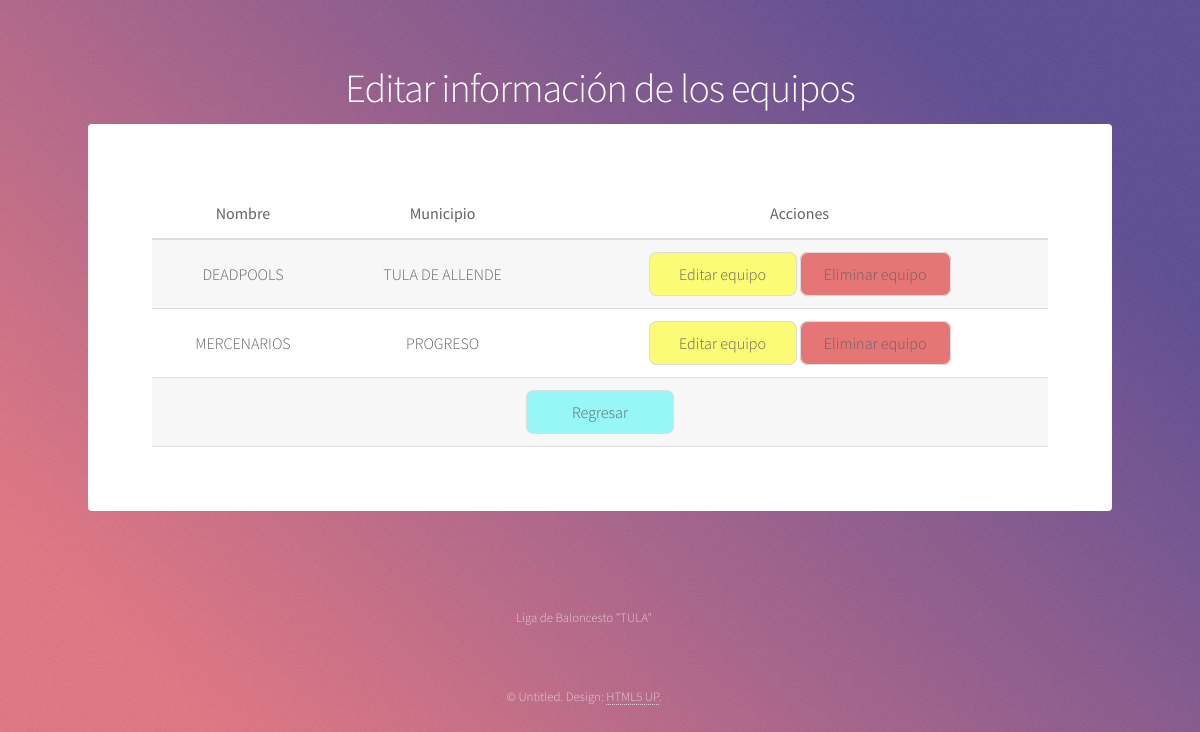
Screenshot of /editar-equipo.php with the database file from the repository.
### tables this page shows
CREATE TABLE equipos (nombre_equipo STRING, municpio_equipo STRING, nombre_encargado STRING, telefono_equipo STRING);

### editar-equipo.php (the view, shortened to what this page needs)
<!DOCTYPE HTML>
<html>
	<head>
		<link rel="stylesheet" href="assets/css/main.css" />
	</head>
	<body class="is-preload">
			<div id="wrapper">
					<header id="header">
						<h1>Editar información de los equipos</h1>
					</header>
					<div id="main">
							<section id="content" class="main">
								<table>
										<thead>
											<td><b><center>Nombre</b></th>
											<td><b><center>Municipio</b></th>
											<td  colspan="2"><b><center>Acciones</b></th>
										</thead>
	<tbody>
		<?php
			include 'base_datos.php';
			$sql = "SELECT rowid, * FROM equipos";
			$query = $db->query($sql);
			while($row = $query->fetchArray()){
				echo "
					<tr>
						<td><center>".$row['nombre_equipo']."</td>
						<td><center>".$row['municpio_equipo']."</td>
						<td><center>
						<input type='button' value='Editar equipo' style='background-color:#FBFB75' class='button button5'  onclick=location.href='editar-equipo-unico.php?nombre_equipo=".$row['nombre_equipo']."&id_equipo=".$row['rowid']."'>
						<input type='button' value='Eliminar equipo' style='background-color:#E67676' class='button button5'  onclick=location.href='eliminar-equipo.php?nombre_equipo=".$row['nombre_equipo']."&id_equipo=".$row['rowid']."'>
						</td>
					</tr>
				";
			}
		?>
	</tbody>
	<tr>
		<td colspan="4"><center><input type="button" value="Regresar"  style='background-color:#97F6F6' class='button button5' onclick=location.href="index.php"></center></td>
	</tr>
										</table>
							</section>
					</div>
					<footer id="footer">
						<p class="copyright">Liga de Baloncesto "TULA"</p>
						<p class="copyright">&copy; Untitled. Design: <a href="https://html5up.net">HTML5 UP</a>.</p>
					</footer>
			</div>
	</body>
</html>

### rows the page displays
equipos: nombre_equipo "DEADPOOLS", municpio_equipo "TULA DE ALLENDE"
equipos: nombre_equipo "MERCENARIOS", municpio_equipo "PROGRESO"
